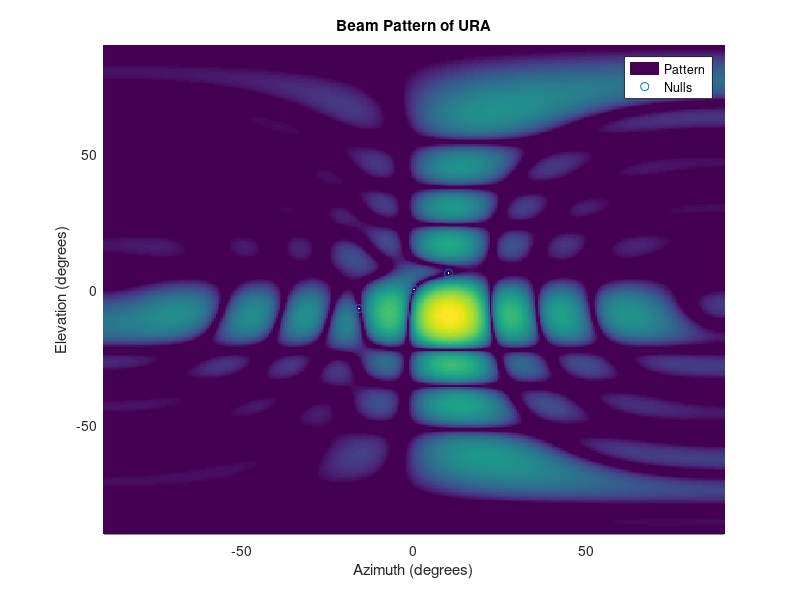

Write the MATLAB code that produced this figure.
%%%%%%%%%%%%%%%%%%%%%%%%%%%%%%%%%%%%%%%%%%%%%%%%%%%%%%%%%%%%%%%%%%%%%%%%%%%
%%%%%%%%%%%%%%%%%%%%%%%%%%%%%%%%%%%%%%%%%%%%%%%%%%%%%%%%%%%%%%%%%%%%%%%%%%%
%Written by Juan A. Vasquez-Peralvo
%Luxembourg-Luxembourg
%5/12/2023
%Modified 7/28/2023
%%%%%%%%%%%%%%%%%%%%%%%%%%%%%%%%%%%%%%%%%%%%%%%%%%%%%%%%%%%%%%%%%%%%%%%%%%%
%%%%%%%%%%%%%%%%%%%%%%%%%%Description%%%%%%%%%%%%%%%%%%%%%%%%%%%%%%%%%%%%%%
%This code allows tto obtain the radiation pattern of 7 beams considering
%constrains of power, beamwidth, SLL and activation elements

%%%%%%%%%%%%%%%%%%%%%%%%Initialize Matlab%%%%%%%%%%%%%%%%%%%%%%%%%%%%%%%%%%
clear all
close all
clc
%%%%%%%%%%%%%%%%%%%%%%%%%%%%%%%%%%%%%%%%%%%%%%%%%%%%%%%%%%%%%%%%%%%%%%%%%%%
%%%%%%%%%%%%%%%%%%%%%%%%%% Add Required Paths %%%%%%%%%%%%%%%%%%%%%%%%%%%%%
%%%%%%%%%%%%%%%%%%%%%%%%%%%%%%%%%%%%%%%%%%%%%%%%%%%%%%%%%%%%%%%%%%%%%%%%%%%
%%%%%%%%%%%%%%%%%%%%%%%%%%%%%%%%%%%%%%%%%%%%%%%%%%%%%%%%%%%%%%%%%%%%%%%%%%%
%%%%%%%%%%%%%%%%%%%%%%%%%%%%%%%%%%%%%%%%%%%%%%%%%%%%%%%%%%%%%%%%%%%%%%%%%%%
% ------------------------------------------------------------------------
%                            Main Script Logic
% ------------------------------------------------------------------------

%%%%%%%%%%%%%%%%%%%%%%%%%%%%%%%%%%%%%%%%%%%%%%%%%%%%%%%%%%%%%%%%%%%%%%%%%%%
%%%%%%%%%%%%%%%%%%%%%%%%%%%%%%%%%%%%%%%%%%%%%%%%%%%%%%%%%%%%%%%%%%%%%%%%%%%
clc;
fprintf( 1, '------------------------------------------------------------\n' );
fprintf( 1, '------ Zero Forcing  --------\n' );
fprintf( 1, '------------------------------------------------------------\n' );
fprintf( 1, '------ Author(s):                                   --------\n' );
fprintf( 1, '------          Juan Andrés Vásquez Peralvo         --------\n' );
fprintf( 1, '------------------------------------------------------------\n' );
fprintf( 1, '------ Date:   January 2024                         --------\n' );
fprintf( 1, '------------------------------------------------------------\n' );
%%%%%%%%%%%%%%%%%%%%%%%%%%%%%%%%%%%%%%%%%%%%%%%%%%%%%%%%%%%%%%%%%%%%%%%%%%%
%%%%%%%%%%%%%%%%%%%%%%%%%%%%%%%%%%%%%%%%%%%%%%%%%%%%%%%%%%%%%%%%%%%%%%%%%%%
% Start Timer
tini=clock;
%%%%%%%%%%%%%%%%%%%%%%%%%%%%%%%%%%%%%%%%%%%%%%%%%%%%%%%%%%%%%%%%%%%%%%%%%%%
%%%%%%%%%%%%%%%%%%%%%%% Initiate constants %%%%%%%%%%%%%%%%%%%%%%%%%%%%%%%%
    Nx = 10;
    Ny = 10;
    dx = 0.5;
    dy = 0.5;
    desiredAzimuth = 10;
    desiredElevation = -10;
    nullAzimuth = [-16 0 10];
    nullElevation = [-7 0 6];
% Define the range of azimuth and elevation angles
    azRange = -180:0.5:180; % Azimuth range in degrees
    elRange = -90:0.5:90;   % Elevation range in degrees
%%%%%%%%%%%%%%%%%%%%%%%%%%%%%%%%%%%%%%%%%%%%%%%%%%%%%%%%%%%%%%%%%%%%%%%%%%%
%%%%%%%%%%%%%%%%%%%%%%%%% Initial Variables %%%%%%%%%%%%%%%%%%%%%%%%%%%%%%%
% Convert angles to radians
    desiredAzimuthRad = deg2rad(desiredAzimuth);
    desiredElevationRad = deg2rad(desiredElevation);
    nullAzimuthRad = deg2rad(nullAzimuth);
    nullElevationRad = deg2rad(nullElevation);

% Wave number
    k = 2 * pi;

% Generate the URA matrix
    [x, y] = meshgrid(0:Nx-1, 0:Ny-1);
    x = x * dx;
    y = y * dy;

% Steering vector for the desired direction
    aDesired = exp(-1i * k * (x * sin(desiredAzimuthRad) * cos(desiredElevationRad) + y * sin(desiredElevationRad))).';

% Steering vector for the null direction
for m = 1 : length(nullAzimuthRad)
    aNull(:, :, m) = exp(-1i * k * (x * sin(nullAzimuthRad(m)) * cos(nullElevationRad(m)) + y * sin(nullElevationRad(m)))).';
end
aNull = reshape(aNull, Nx*Ny, length(nullAzimuthRad));                              
% Channel matrix
    H = [aDesired(:) aNull];

% Zero forcing beamforming weights calculation
    weights = pinv(H)' * [1; zeros(length(nullAzimuthRad), 1)];

% Calculate the beam pattern
    for az_idx = 1:length(azRange)
        for el_idx = 1:length(elRange)
            az_rad = deg2rad(azRange(az_idx));
            el_rad = deg2rad(elRange(el_idx));
            steering_vector = exp(-1i * k * (x * sin(az_rad) * cos(el_rad) + y * sin(el_rad))).';
            beam_pattern(el_idx, az_idx) = abs(weights' * steering_vector(:))^2;
        end
    end

% Normalize the beam pattern
beam_pattern = beam_pattern / max(beam_pattern(:));
% dB the pattern
beam_patterndB = pow2db(beam_pattern);
% Plot
[AZ, EL] = meshgrid(azRange, elRange);
surf(AZ, EL, beam_patterndB, 'LineStyle', 'none');
xlabel('Azimuth (degrees)');
ylabel('Elevation (degrees)');
zlabel('Normalized Power');
title('Beam Pattern of URA');
caxis([ min(pow2db(abs(beam_patterndB(:))+0.0001)) max(beam_patterndB(:))])
xlim([-90 90])
ylim([-90 90])
view(2); % 2D view
hold on
scatter3(nullAzimuth, nullElevation, max(beam_patterndB(:)).*ones(1, length(nullAzimuthRad)), 'r*')
legend('Pattern', 'Nulls')